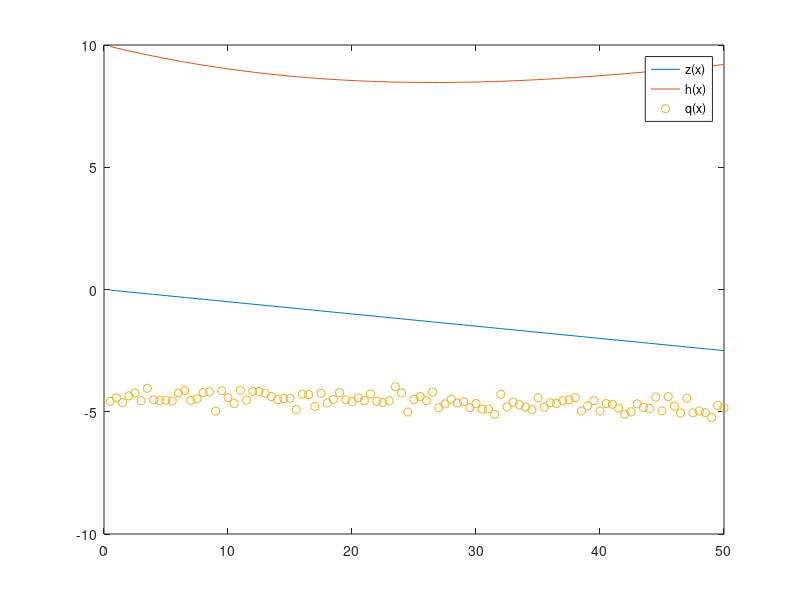

Write the MATLAB code that produced this figure.
%Cálculo de la distribución de caudal en un ramal de riego por goteo
h0=10;n=100;k=1.25;x=0.54;CVm=0.05;le=0.5;s=0.5;D=13.6;I0=0.05;

vectorUnos=ones(1,n);
matrizAcum=tril(ones(n),0);

xR=(s.*vectorUnos)*transpose(matrizAcum);
zR=-I0.*xR;

%Variación manufactura
varManuf=1+CVm.*randn(1,n);

h=h0.*vectorUnos-zR;
q=(k.*h.^x).*varManuf;
h=h0.*vectorUnos-zR-(0.465.*(q*tril(ones(n),0)).^1.75.*D.^-4.75.*(le+s))*transpose(matrizAcum);

%Resultados
h0
CVq=std(q)/mean(q)
CVqh=std(k.*h.^x)/mean(k.*h.^x)
CVqm=sqrt(CVq^2-CVqh^2)

plot(xR,zR,"-;z(x);");hold on;plot(xR,h,"-;h(x);");plot(xR,-q,"o;q(x);");hold off;